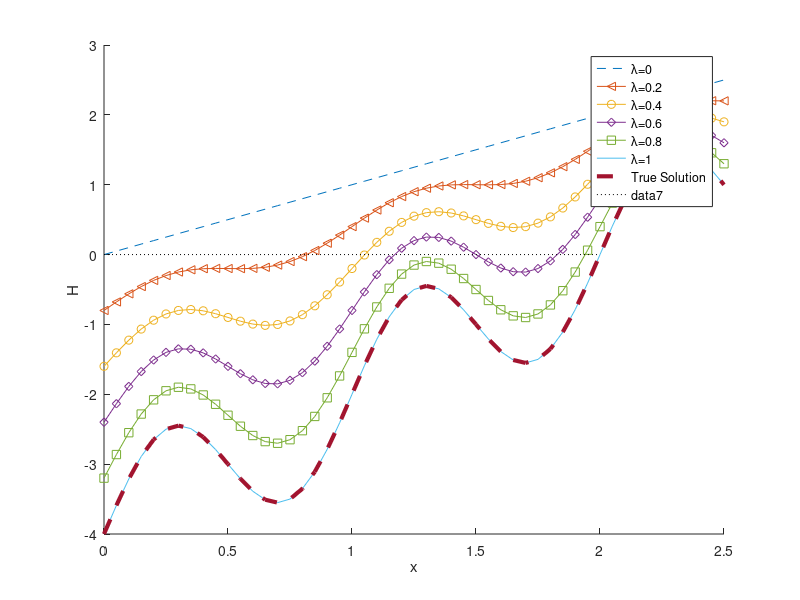

Write the MATLAB code that produced this figure.
clc;clear;close all
% by Ghasem Heydari
% Example for continiuation method from page of 177 of book " numerical methods" written by judd

%% Homopoty Continuation Method
X = [];

for i = 0:0.2:1
    
    hold on
    xx = 0:0.05:2.5;
    y = ((1-i)*xx) + (i*(2*xx-4+sin(2*pi*xx)));
    if i == 0
    plot(xx,y,'--');legend('\lambda=0','\lambda=0.2','\lambda=0.4','\lambda=0.6','\lambda=0.8','\lambda=1','True Solution');xlabel('x');ylabel('H')
    elseif i == 0.2
    plot(xx,y,'-<');legend('\lambda=0','\lambda=0.2','\lambda=0.4','\lambda=0.6','\lambda=0.8','\lambda=1','True Solution');xlabel('x');ylabel('H')     
    elseif i == 0.4
    plot(xx,y,'-o');legend('\lambda=0','\lambda=0.2','\lambda=0.4','\lambda=0.6','\lambda=0.8','\lambda=1','True Solution');xlabel('x');ylabel('H')
    elseif i == 0.6
    elseif i == 0.8
    plot(xx,y,'-s');legend('\lambda=0','\lambda=0.2','\lambda=0.4','\lambda=0.6','\lambda=0.8','\lambda=1','True Solution');xlabel('x');ylabel('H')
    elseif i == 1
    plot(xx,y,'-');legend('\lambda=0','\lambda=0.2','\lambda=0.4','\lambda=0.6','\lambda=0.8','\lambda=1','True Solution');xlabel('x');ylabel('H')
    else 
    plot(xx,y,'-d');legend('\lambda=0','\lambda=0.2','\lambda=0.4','\lambda=0.6','\lambda=0.8','\lambda=1','True Solution');xlabel('x');ylabel('H')       
    end
    
    if i == 1 
       plot(xx,y,'--','linewidth',3);legend('\lambda=0','\lambda=0.2','\lambda=0.4','\lambda=0.6','\lambda=0.8','\lambda=1','True Solution')
    end
end 
hold on 
line([0 2],[0 0],'Color','black','LineStyle',':');
hold on
















